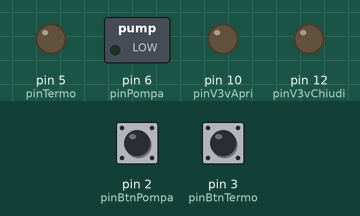
Recording of a sketch running on a simulated Arduino Uno, built with avr-gcc and run on an emulated ATmega328P. Parts: switched loads named in the sketch (green lamp = pin HIGH), output pins drawn as LEDs (lit = HIGH). The test bench sets the inputs (shaded band); at power-on: pin 2 (pinBtnPompa) LOW, pin 3 (pinBtnTermo) LOW.

Above: at 1.2 s.
1.3 s: pin 2 (pinBtnPompa) pulled HIGH for 0.15 s
At 1.37 s:
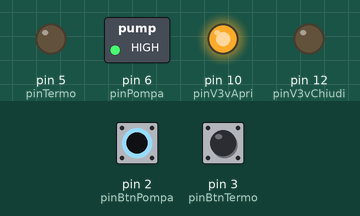
2.9 s: pin 3 (pinBtnTermo) pulled HIGH for 0.15 s
At 2.97 s:
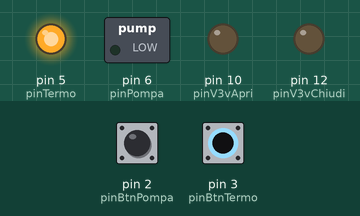
4.5 s: pin 3 (pinBtnTermo) pulled HIGH for 3.2 s
At 8.6 s:
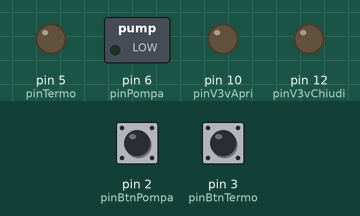
9.2 s: pin 2 (pinBtnPompa) pulled HIGH for 3.2 s
At 9.7 s:
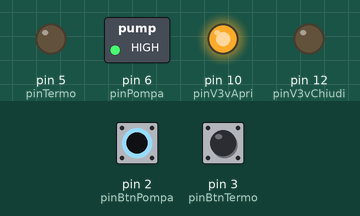
13.9 s: pin 2 (pinBtnPompa) driven HIGH and pin 3 (pinBtnTermo) driven HIGH
At 14.5 s:
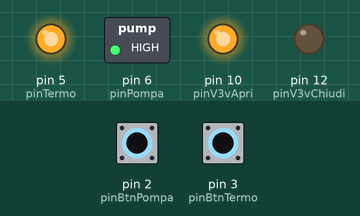
Timing chart, 0 to 16.4 s (numbered marks = the images above; inputs shaded):
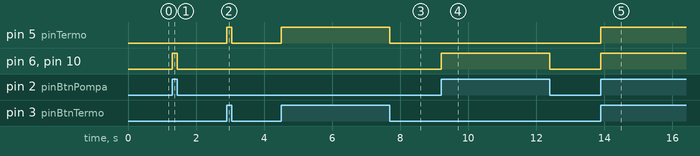

Measured:
- after the input at 1.3 s, pin 6 (pinPompa), pin 10 (pinV3vApri): LOW → HIGH at once, → LOW 0.15 s later
- after the input at 2.9 s, pin 5 (pinTermo): LOW → HIGH at once, → LOW 0.15 s later
- after the input at 4.5 s, pin 5 (pinTermo): LOW → HIGH at once, → LOW 3.2 s later
- after the input at 9.2 s, pin 6 (pinPompa), pin 10 (pinV3vApri): LOW → HIGH at once, → LOW 3.2 s later
- after the input at 13.9 s, pin 5 (pinTermo), pin 6 (pinPompa), pin 10 (pinV3vApri): LOW → HIGH at once

The sketch:

TestPompaETermo.pde
```cpp
const int pinPompa = 6;
const int pinTermo = 5;
const int pinV3vApri = 10;
const int pinV3vChiudi = 12;

const int pinBtnPompa = 2;
const int pinBtnTermo = 3;

void setup() {
  pinMode( pinPompa, OUTPUT );
  pinMode( pinTermo, OUTPUT );
  pinMode( pinBtnPompa, INPUT );
  pinMode( pinBtnTermo, INPUT );
  pinMode( pinV3vApri, OUTPUT );
  pinMode( pinV3vChiudi, OUTPUT );
}

void loop() {
  if ( digitalRead( pinBtnPompa ) == HIGH ) {
    digitalWrite( pinPompa, HIGH );
    digitalWrite( pinV3vApri, HIGH );
  } else {
    digitalWrite( pinPompa, LOW );
    digitalWrite( pinV3vApri, LOW );
  }

  if ( digitalRead( pinBtnTermo ) == HIGH ) {
    digitalWrite( pinTermo, HIGH );
    digitalWrite( pinV3vChiudi, LOW );
  } else {
    digitalWrite( pinTermo, LOW );
    digitalWrite( pinV3vChiudi, LOW );
  }

}
```
